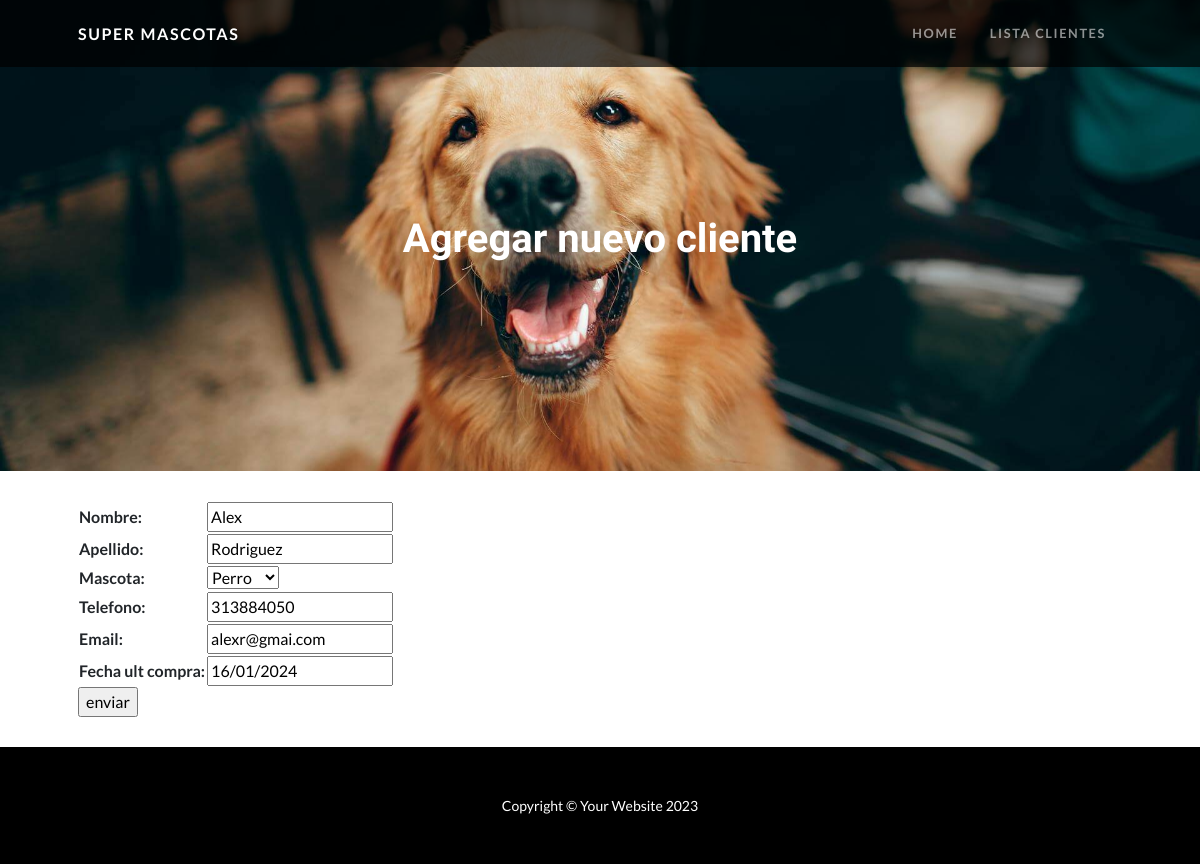
/appclientes/clientes_update/1, run on the app's committed database.
### appclientes/models.py (models this page shows, shortened)
class Cliente(models.Model):
    nombre=models.CharField(max_length=50)
    apellido= models.CharField(max_length=50)
    mascota=models.CharField(max_length=20, choices=[
        ('Perro', 'Perro'),
        ('Gato', 'Gato'),
    ])
    telefono=models.IntegerField()
    email = models.EmailField()
    fecha_ult_compra = models.DateField()

### appclientes/views.py (the view)
# urls.py: path('clientes_update/<int:pk>', ClientesUpdate.as_view(), name='cliente_update'),
class ClientesUpdate(UpdateView):
    model=Cliente
    fields=['nombre','apellido','mascota','telefono','email','fecha_ult_compra']
    success_url=reverse_lazy('clientes')

### appclientes/templates/appclientes/cliente_form.html (shortened to what this page needs)
{% extends 'appclientes/home.html' %}
{% block title %}
    <h1 class="mb-5">Agregar nuevo cliente</h1>
{% endblock title %}
{% block contenido %}
    <form action="" method="post">
        <table>
            {{form.as_table }}
        </table>
        <input type="submit" value="enviar" style="display: block;">
    </form>
{% endblock contenido %}

### data on the page
Cliente: nombre "Alex", apellido "Rodriguez", mascota "Perro", telefono "313884050", email "alexr@gmai.com", fecha_ult_compra "16/01/2024"
